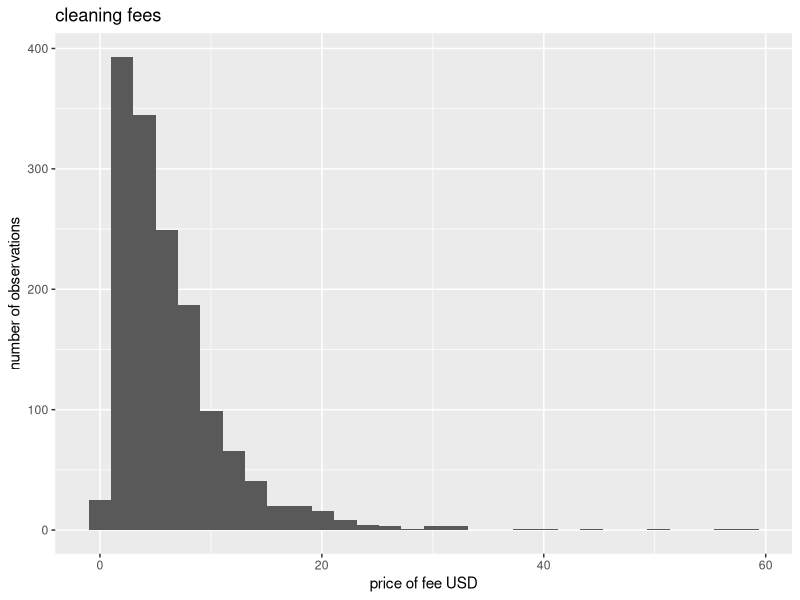
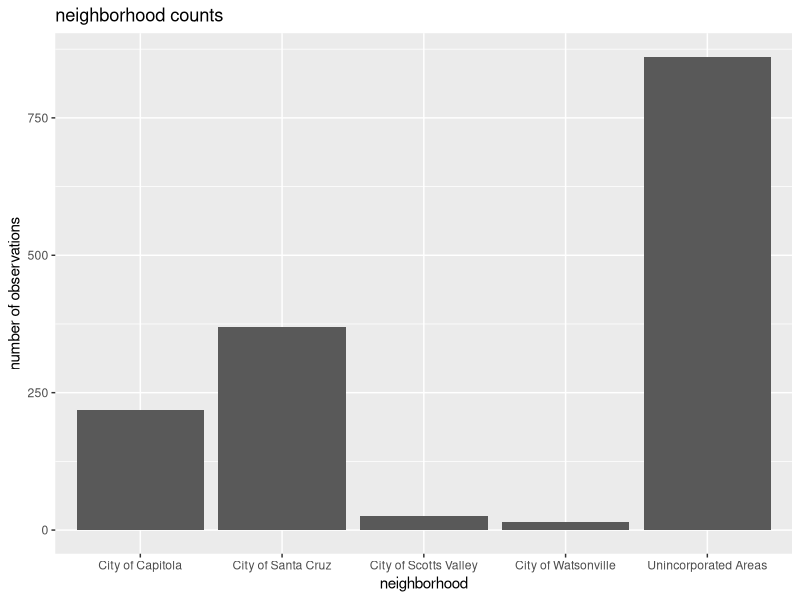
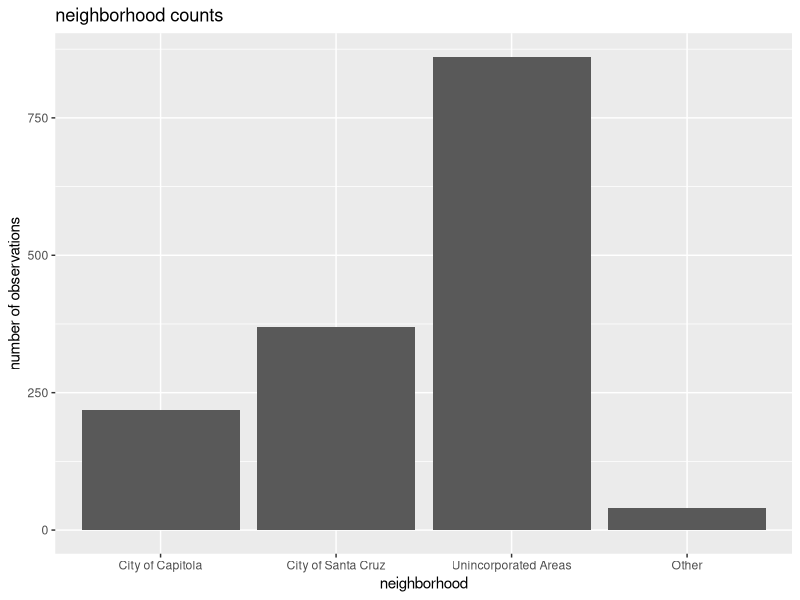

These figures' R source, in order:
## ---- chunk 1
knitr::opts_chunk$set(echo = TRUE)
## ---- chunk 2
library(tidyverse)
library(stringr)
library(knitr)
library(skimr)
library(broom)
## ---- chunk 3
airbnb <- read_csv("listings.csv")
## ---- chunk 4

cleaning_fee <- transform(airbnb, fee = price * .02)
cplot<- ggplot(cleaning_fee, aes(x=fee)) + geom_histogram() + labs(title = "cleaning fees", x = "price of fee USD", y = "number of observations")
cplot

summary(cleaning_fee)
## ---- chunk 5

np <- ggplot(airbnb, aes(x=neighbourhood)) + geom_bar() + labs(title = "neighborhood counts", x = "neighborhood", y = "number of observations") 
np

## ---- chunk 6
c <- airbnb %>% count(neighbourhood)
c


## ---- chunk 7
neigh_simp <- airbnb %>% 
  mutate(neighbourhood = fct_lump(neighbourhood, n = 3, other_level = "Other")) 

np_s <- ggplot(neigh_simp, aes(x=neighbourhood)) + geom_bar() + labs(title = "neighborhood counts", x = "neighborhood", y = "number of observations") 
np_s
cs <- neigh_simp %>% count(neighbourhood)
cs
## ---- chunk 8
cm <- neigh_simp %>% count(minimum_nights)
cm

